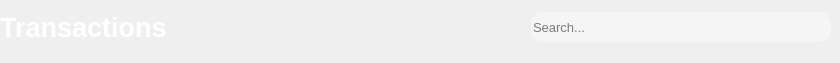
    <widget class="QWidget" name="Transactions">
     <widget class="QWidget" name="widget_5" native="true">
      <property name="geometry">
       <rect>
        <x>0</x>
        <y>0</y>
        <width>831</width>
        <height>54</height>
       </rect>
      </property>
      <layout class="QHBoxLayout" name="horizontalLayout_5">
       <item>
        <widget class="QLabel" name="pageTitle_6">
         <property name="font">
          <font>
           <family>Segoe UI</family>
           <pointsize>20</pointsize>
           <bold>true</bold>
          </font>
         </property>
         <property name="styleSheet">
          <string notr="true">color: white;</string>
         </property>
         <property name="text">
          <string>Transactions</string>
         </property>
        </widget>
       </item>
       <item>
        <spacer name="horizontalSpacer_5">
         <property name="orientation">
          <enum>Qt::Orientation::Horizontal</enum>
         </property>
         <property name="sizeHint" stdset="0">
          <size>
           <width>40</width>
           <height>20</height>
          </size>
         </property>
        </spacer>
       </item>
       <item>
        <widget class="QLineEdit" name="searchBox_5">
         <property name="minimumSize">
          <size>
           <width>200</width>
           <height>30</height>
          </size>
         </property>
         <property name="maximumSize">
          <size>
           <width>300</width>
           <height>16777215</height>
          </size>
         </property>
         <property name="styleSheet">
          <string notr="true">border-radius: 12px;
background-color: #f5f5f5;
color: black;
font: 10pt;</string>
         </property>
         <property name="placeholderText">
          <string>Search...</string>
         </property>
        </widget>
       </item>
      </layout>
     </widget>
    </widget>
